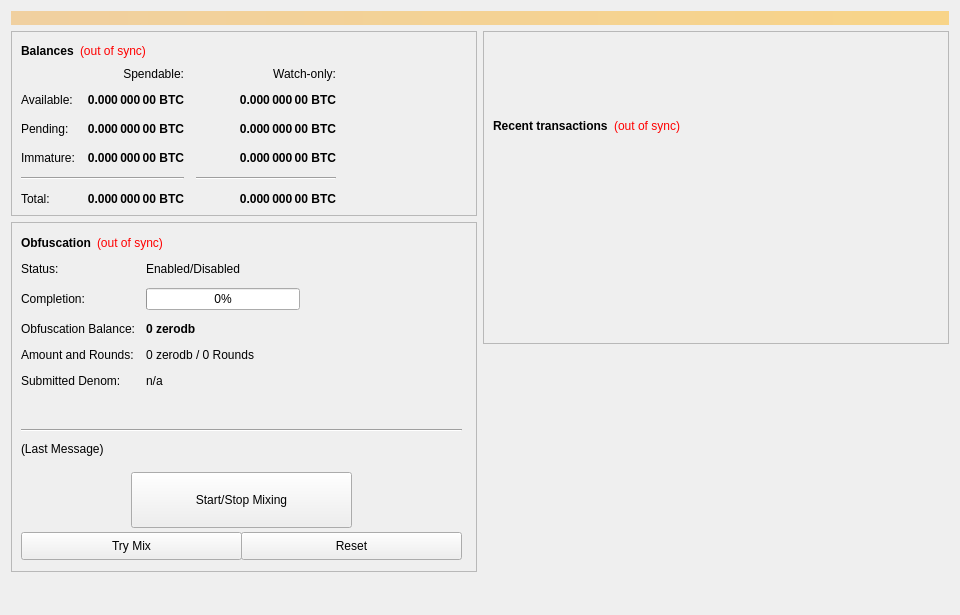
<?xml version="1.0" encoding="UTF-8"?>
<ui version="4.0">
 <class>OverviewPage</class>
 <widget class="QWidget" name="OverviewPage">
  <property name="geometry">
   <rect>
    <x>0</x>
    <y>0</y>
    <width>960</width>
    <height>615</height>
   </rect>
  </property>
  <property name="minimumSize">
   <size>
    <width>960</width>
    <height>0</height>
   </size>
  </property>
  <property name="windowTitle">
   <string>Form</string>
  </property>
  <layout class="QVBoxLayout" name="topLayout">
   <item>
    <widget class="QLabel" name="labelAlerts">
     <property name="visible">
      <bool>false</bool>
     </property>
     <property name="styleSheet">
      <string notr="true">background-color: qlineargradient(x1: 0, y1: 0, x2: 1, y2: 0, stop:0 #F0D0A0, stop:1 #F8D488); color:#000000;</string>
     </property>
     <property name="wordWrap">
      <bool>true</bool>
     </property>
     <property name="margin">
      <number>3</number>
     </property>
    </widget>
   </item>
   <item>
    <layout class="QHBoxLayout" name="horizontalLayout" stretch="1,1">
     <item>
      <layout class="QVBoxLayout" name="verticalLayout_2">
       <item>
        <widget class="QFrame" name="frame">
         <property name="frameShape">
          <enum>QFrame::StyledPanel</enum>
         </property>
         <property name="frameShadow">
          <enum>QFrame::Raised</enum>
         </property>
         <layout class="QVBoxLayout" name="verticalLayout_4">
          <item>
           <layout class="QHBoxLayout" name="horizontalLayout_4">
            <item>
             <widget class="QLabel" name="label_5">
              <property name="font">
               <font>
                <weight>75</weight>
                <bold>true</bold>
               </font>
              </property>
              <property name="text">
               <string>Balances</string>
              </property>
             </widget>
            </item>
            <item>
             <widget class="QLabel" name="labelWalletStatus">
              <property name="cursor">
               <cursorShape>WhatsThisCursor</cursorShape>
              </property>
              <property name="toolTip">
               <string>The displayed information may be out of date. Your wallet automatically synchronizes with the zerodb network after a connection is established, but this process has not completed yet.</string>
              </property>
              <property name="styleSheet">
               <string notr="true">QLabel { color: red; }</string>
              </property>
              <property name="text">
               <string notr="true">(out of sync)</string>
              </property>
              <property name="alignment">
               <set>Qt::AlignLeading|Qt::AlignLeft|Qt::AlignVCenter</set>
              </property>
             </widget>
            </item>
            <item>
             <spacer name="horizontalSpacer_3">
              <property name="orientation">
               <enum>Qt::Horizontal</enum>
              </property>
              <property name="sizeHint" stdset="0">
               <size>
                <width>40</width>
                <height>20</height>
               </size>
              </property>
             </spacer>
            </item>
           </layout>
          </item>
          <item>
           <layout class="QGridLayout" name="gridLayout">
            <property name="spacing">
             <number>12</number>
            </property>
            <item row="2" column="2">
             <widget class="QLabel" name="labelWatchPending">
              <property name="font">
               <font>
                <weight>75</weight>
                <bold>true</bold>
               </font>
              </property>
              <property name="cursor">
               <cursorShape>IBeamCursor</cursorShape>
              </property>
              <property name="toolTip">
               <string>Unconfirmed transactions to watch-only addresses</string>
              </property>
              <property name="text">
               <string notr="true">0.000 000 00 BTC</string>
              </property>
              <property name="alignment">
               <set>Qt::AlignRight|Qt::AlignTrailing|Qt::AlignVCenter</set>
              </property>
              <property name="textInteractionFlags">
               <set>Qt::LinksAccessibleByMouse|Qt::TextSelectableByKeyboard|Qt::TextSelectableByMouse</set>
              </property>
             </widget>
            </item>
            <item row="2" column="1">
             <widget class="QLabel" name="labelUnconfirmed">
              <property name="font">
               <font>
                <weight>75</weight>
                <bold>true</bold>
               </font>
              </property>
              <property name="cursor">
               <cursorShape>IBeamCursor</cursorShape>
              </property>
              <property name="toolTip">
               <string>Total of transactions that have yet to be confirmed, and do not yet count toward the spendable balance</string>
              </property>
              <property name="text">
               <string notr="true">0.000 000 00 BTC</string>
              </property>
              <property name="alignment">
               <set>Qt::AlignRight|Qt::AlignTrailing|Qt::AlignVCenter</set>
              </property>
              <property name="textInteractionFlags">
               <set>Qt::LinksAccessibleByMouse|Qt::TextSelectableByKeyboard|Qt::TextSelectableByMouse</set>
              </property>
             </widget>
            </item>
            <item row="3" column="2">
             <widget class="QLabel" name="labelWatchImmature">
              <property name="font">
               <font>
                <weight>75</weight>
                <bold>true</bold>
               </font>
              </property>
              <property name="cursor">
               <cursorShape>IBeamCursor</cursorShape>
              </property>
              <property name="toolTip">
               <string>Staked or masternode rewards in watch-only addresses that has not yet matured</string>
              </property>
              <property name="text">
               <string notr="true">0.000 000 00 BTC</string>
              </property>
              <property name="alignment">
               <set>Qt::AlignRight|Qt::AlignTrailing|Qt::AlignVCenter</set>
              </property>
              <property name="textInteractionFlags">
               <set>Qt::LinksAccessibleByMouse|Qt::TextSelectableByKeyboard|Qt::TextSelectableByMouse</set>
              </property>
             </widget>
            </item>
            <item row="4" column="0" colspan="2">
             <widget class="Line" name="lineSpendableBalance">
              <property name="orientation">
               <enum>Qt::Horizontal</enum>
              </property>
             </widget>
            </item>
            <item row="4" column="2">
             <widget class="Line" name="lineWatchBalance">
              <property name="sizePolicy">
               <sizepolicy hsizetype="Preferred" vsizetype="Fixed">
                <horstretch>0</horstretch>
                <verstretch>0</verstretch>
               </sizepolicy>
              </property>
              <property name="minimumSize">
               <size>
                <width>140</width>
                <height>0</height>
               </size>
              </property>
              <property name="orientation">
               <enum>Qt::Horizontal</enum>
              </property>
             </widget>
            </item>
            <item row="5" column="0">
             <widget class="QLabel" name="labelTotalText">
              <property name="text">
               <string>Total:</string>
              </property>
             </widget>
            </item>
            <item row="3" column="1">
             <widget class="QLabel" name="labelImmature">
              <property name="font">
               <font>
                <weight>75</weight>
                <bold>true</bold>
               </font>
              </property>
              <property name="cursor">
               <cursorShape>IBeamCursor</cursorShape>
              </property>
              <property name="toolTip">
               <string>Staked or masternode rewards that has not yet matured</string>
              </property>
              <property name="text">
               <string notr="true">0.000 000 00 BTC</string>
              </property>
              <property name="alignment">
               <set>Qt::AlignRight|Qt::AlignTrailing|Qt::AlignVCenter</set>
              </property>
              <property name="textInteractionFlags">
               <set>Qt::LinksAccessibleByMouse|Qt::TextSelectableByKeyboard|Qt::TextSelectableByMouse</set>
              </property>
             </widget>
            </item>
            <item row="2" column="3">
             <spacer name="horizontalSpacer_2">
              <property name="orientation">
               <enum>Qt::Horizontal</enum>
              </property>
              <property name="sizeHint" stdset="0">
               <size>
                <width>40</width>
                <height>20</height>
               </size>
              </property>
             </spacer>
            </item>
            <item row="3" column="0">
             <widget class="QLabel" name="labelImmatureText">
              <property name="text">
               <string>Immature:</string>
              </property>
             </widget>
            </item>
            <item row="5" column="1">
             <widget class="QLabel" name="labelTotal">
              <property name="font">
               <font>
                <weight>75</weight>
                <bold>true</bold>
               </font>
              </property>
              <property name="cursor">
               <cursorShape>IBeamCursor</cursorShape>
              </property>
              <property name="toolTip">
               <string>Your current total balance</string>
              </property>
              <property name="text">
               <string notr="true">0.000 000 00 BTC</string>
              </property>
              <property name="alignment">
               <set>Qt::AlignRight|Qt::AlignTrailing|Qt::AlignVCenter</set>
              </property>
              <property name="textInteractionFlags">
               <set>Qt::LinksAccessibleByMouse|Qt::TextSelectableByKeyboard|Qt::TextSelectableByMouse</set>
              </property>
             </widget>
            </item>
            <item row="5" column="2">
             <widget class="QLabel" name="labelWatchTotal">
              <property name="font">
               <font>
                <weight>75</weight>
                <bold>true</bold>
               </font>
              </property>
              <property name="cursor">
               <cursorShape>IBeamCursor</cursorShape>
              </property>
              <property name="toolTip">
               <string>Current total balance in watch-only addresses</string>
              </property>
              <property name="text">
               <string notr="true">0.000 000 00 BTC</string>
              </property>
              <property name="alignment">
               <set>Qt::AlignRight|Qt::AlignTrailing|Qt::AlignVCenter</set>
              </property>
              <property name="textInteractionFlags">
               <set>Qt::LinksAccessibleByMouse|Qt::TextSelectableByKeyboard|Qt::TextSelectableByMouse</set>
              </property>
             </widget>
            </item>
            <item row="0" column="2">
             <widget class="QLabel" name="labelWatchonly">
              <property name="text">
               <string>Watch-only:</string>
              </property>
              <property name="alignment">
               <set>Qt::AlignRight|Qt::AlignTrailing|Qt::AlignVCenter</set>
              </property>
             </widget>
            </item>
            <item row="1" column="0">
             <widget class="QLabel" name="labelBalanceText">
              <property name="text">
               <string>Available:</string>
              </property>
             </widget>
            </item>
            <item row="1" column="1">
             <widget class="QLabel" name="labelBalance">
              <property name="font">
               <font>
                <weight>75</weight>
                <bold>true</bold>
               </font>
              </property>
              <property name="cursor">
               <cursorShape>IBeamCursor</cursorShape>
              </property>
              <property name="toolTip">
               <string>Your current spendable balance</string>
              </property>
              <property name="text">
               <string notr="true">0.000 000 00 BTC</string>
              </property>
              <property name="alignment">
               <set>Qt::AlignRight|Qt::AlignTrailing|Qt::AlignVCenter</set>
              </property>
              <property name="textInteractionFlags">
               <set>Qt::LinksAccessibleByMouse|Qt::TextSelectableByKeyboard|Qt::TextSelectableByMouse</set>
              </property>
             </widget>
            </item>
            <item row="1" column="2">
             <widget class="QLabel" name="labelWatchAvailable">
              <property name="font">
               <font>
                <weight>75</weight>
                <bold>true</bold>
               </font>
              </property>
              <property name="cursor">
               <cursorShape>IBeamCursor</cursorShape>
              </property>
              <property name="toolTip">
               <string>Your current balance in watch-only addresses</string>
              </property>
              <property name="text">
               <string notr="true">0.000 000 00 BTC</string>
              </property>
              <property name="alignment">
               <set>Qt::AlignRight|Qt::AlignTrailing|Qt::AlignVCenter</set>
              </property>
              <property name="textInteractionFlags">
               <set>Qt::LinksAccessibleByMouse|Qt::TextSelectableByKeyboard|Qt::TextSelectableByMouse</set>
              </property>
             </widget>
            </item>
            <item row="2" column="0">
             <widget class="QLabel" name="labelPendingText">
              <property name="text">
               <string>Pending:</string>
              </property>
             </widget>
            </item>
            <item row="0" column="1">
             <widget class="QLabel" name="labelSpendable">
              <property name="text">
               <string>Spendable:</string>
              </property>
              <property name="alignment">
               <set>Qt::AlignRight|Qt::AlignTrailing|Qt::AlignVCenter</set>
              </property>
             </widget>
            </item>
           </layout>
          </item>
         </layout>
        </widget>
       </item>
       <item>
        <widget class="QFrame" name="frameObfuscation">
         <property name="minimumSize">
          <size>
           <width>0</width>
           <height>350</height>
          </size>
         </property>
         <property name="layoutDirection">
          <enum>Qt::LeftToRight</enum>
         </property>
         <property name="frameShape">
          <enum>QFrame::StyledPanel</enum>
         </property>
         <property name="frameShadow">
          <enum>QFrame::Raised</enum>
         </property>
         <widget class="QWidget" name="formLayoutWidget">
          <property name="geometry">
           <rect>
            <x>10</x>
            <y>40</y>
            <width>451</width>
            <height>161</height>
           </rect>
          </property>
          <layout class="QFormLayout" name="formLayout">
           <property name="fieldGrowthPolicy">
            <enum>QFormLayout::AllNonFixedFieldsGrow</enum>
           </property>
           <property name="horizontalSpacing">
            <number>11</number>
           </property>
           <property name="verticalSpacing">
            <number>12</number>
           </property>
           <item row="0" column="0">
            <widget class="QLabel" name="label_6">
             <property name="text">
              <string>Status:</string>
             </property>
            </widget>
           </item>
           <item row="1" column="0">
            <widget class="QLabel" name="label_7">
             <property name="text">
              <string>Completion:</string>
             </property>
            </widget>
           </item>
           <item row="1" column="1">
            <widget class="QProgressBar" name="obfuscationProgress">
             <property name="maximumSize">
              <size>
               <width>154</width>
               <height>16777215</height>
              </size>
             </property>
             <property name="value">
              <number>0</number>
             </property>
            </widget>
           </item>
           <item row="2" column="0">
            <widget class="QLabel" name="labelAnonymizedText">
             <property name="text">
              <string>Obfuscation Balance:</string>
             </property>
            </widget>
           </item>
           <item row="2" column="1">
            <widget class="QLabel" name="labelAnonymized">
             <property name="font">
              <font>
               <weight>75</weight>
               <bold>true</bold>
              </font>
             </property>
             <property name="text">
              <string notr="true">0 zerodb</string>
             </property>
            </widget>
           </item>
           <item row="3" column="0">
            <widget class="QLabel" name="label_8">
             <property name="text">
              <string>Amount and Rounds:</string>
             </property>
            </widget>
           </item>
           <item row="3" column="1">
            <widget class="QLabel" name="labelAmountRounds">
             <property name="text">
              <string>0 zerodb / 0 Rounds</string>
             </property>
            </widget>
           </item>
           <item row="4" column="0">
            <widget class="QLabel" name="label_9">
             <property name="text">
              <string>Submitted Denom:</string>
             </property>
            </widget>
           </item>
           <item row="4" column="1">
            <widget class="QLabel" name="labelSubmittedDenom">
             <property name="toolTip">
              <string>The denominations you submitted to the Masternode.&lt;br&gt;To mix, other users must submit the exact same denominations.</string>
             </property>
             <property name="text">
              <string>n/a</string>
             </property>
            </widget>
           </item>
           <item row="0" column="1">
            <widget class="QLabel" name="obfuscationEnabled">
             <property name="text">
              <string>Enabled/Disabled</string>
             </property>
            </widget>
           </item>
          </layout>
         </widget>
         <widget class="QPushButton" name="runAutoDenom">
          <property name="geometry">
           <rect>
            <x>251</x>
            <y>17</y>
            <width>1</width>
            <height>1</height>
           </rect>
          </property>
          <property name="palette">
           <palette>
            <active>
             <colorrole role="WindowText">
              <brush brushstyle="SolidPattern">
               <color alpha="255">
                <red>0</red>
                <green>0</green>
                <blue>0</blue>
               </color>
              </brush>
             </colorrole>
             <colorrole role="Button">
              <brush brushstyle="SolidPattern">
               <color alpha="255">
                <red>239</red>
                <green>238</green>
                <blue>238</blue>
               </color>
              </brush>
             </colorrole>
             <colorrole role="Light">
              <brush brushstyle="SolidPattern">
               <color alpha="255">
                <red>255</red>
                <green>255</green>
                <blue>255</blue>
               </color>
              </brush>
             </colorrole>
             <colorrole role="Midlight">
              <brush brushstyle="SolidPattern">
               <color alpha="255">
                <red>247</red>
                <green>246</green>
                <blue>246</blue>
               </color>
              </brush>
             </colorrole>
             <colorrole role="Dark">
              <brush brushstyle="SolidPattern">
               <color alpha="255">
                <red>119</red>
                <green>119</green>
                <blue>119</blue>
               </color>
              </brush>
             </colorrole>
             <colorrole role="Mid">
              <brush brushstyle="SolidPattern">
               <color alpha="255">
                <red>159</red>
                <green>159</green>
                <blue>159</blue>
               </color>
              </brush>
             </colorrole>
             <colorrole role="Text">
              <brush brushstyle="SolidPattern">
               <color alpha="255">
                <red>0</red>
                <green>0</green>
                <blue>0</blue>
               </color>
              </brush>
             </colorrole>
             <colorrole role="BrightText">
              <brush brushstyle="SolidPattern">
               <color alpha="255">
                <red>255</red>
                <green>255</green>
                <blue>255</blue>
               </color>
              </brush>
             </colorrole>
             <colorrole role="ButtonText">
              <brush brushstyle="SolidPattern">
               <color alpha="255">
                <red>0</red>
                <green>0</green>
                <blue>0</blue>
               </color>
              </brush>
             </colorrole>
             <colorrole role="Base">
              <brush brushstyle="SolidPattern">
               <color alpha="255">
                <red>255</red>
                <green>255</green>
                <blue>255</blue>
               </color>
              </brush>
             </colorrole>
             <colorrole role="Window">
              <brush brushstyle="SolidPattern">
               <color alpha="255">
                <red>239</red>
                <green>238</green>
                <blue>238</blue>
               </color>
              </brush>
             </colorrole>
             <colorrole role="Shadow">
              <brush brushstyle="SolidPattern">
               <color alpha="255">
                <red>0</red>
                <green>0</green>
                <blue>0</blue>
               </color>
              </brush>
             </colorrole>
             <colorrole role="AlternateBase">
              <brush brushstyle="SolidPattern">
               <color alpha="255">
                <red>247</red>
                <green>246</green>
                <blue>246</blue>
               </color>
              </brush>
             </colorrole>
             <colorrole role="ToolTipBase">
              <brush brushstyle="SolidPattern">
               <color alpha="255">
                <red>255</red>
                <green>255</green>
                <blue>220</blue>
               </color>
              </brush>
             </colorrole>
             <colorrole role="ToolTipText">
              <brush brushstyle="SolidPattern">
               <color alpha="255">
                <red>0</red>
                <green>0</green>
                <blue>0</blue>
               </color>
              </brush>
             </colorrole>
            </active>
            <inactive>
             <colorrole role="WindowText">
              <brush brushstyle="SolidPattern">
               <color alpha="255">
                <red>0</red>
                <green>0</green>
                <blue>0</blue>
               </color>
              </brush>
             </colorrole>
             <colorrole role="Button">
              <brush brushstyle="SolidPattern">
               <color alpha="255">
                <red>239</red>
                <green>238</green>
                <blue>238</blue>
               </color>
              </brush>
             </colorrole>
             <colorrole role="Light">
              <brush brushstyle="SolidPattern">
               <color alpha="255">
                <red>255</red>
                <green>255</green>
                <blue>255</blue>
               </color>
              </brush>
             </colorrole>
             <colorrole role="Midlight">
              <brush brushstyle="SolidPattern">
               <color alpha="255">
                <red>247</red>
                <green>246</green>
                <blue>246</blue>
               </color>
              </brush>
             </colorrole>
             <colorrole role="Dark">
              <brush brushstyle="SolidPattern">
               <color alpha="255">
                <red>119</red>
                <green>119</green>
                <blue>119</blue>
               </color>
              </brush>
             </colorrole>
             <colorrole role="Mid">
              <brush brushstyle="SolidPattern">
               <color alpha="255">
                <red>159</red>
                <green>159</green>
                <blue>159</blue>
               </color>
              </brush>
             </colorrole>
             <colorrole role="Text">
              <brush brushstyle="SolidPattern">
               <color alpha="255">
                <red>0</red>
                <green>0</green>
                <blue>0</blue>
               </color>
              </brush>
             </colorrole>
             <colorrole role="BrightText">
              <brush brushstyle="SolidPattern">
               <color alpha="255">
                <red>255</red>
                <green>255</green>
                <blue>255</blue>
               </color>
              </brush>
             </colorrole>
             <colorrole role="ButtonText">
              <brush brushstyle="SolidPattern">
               <color alpha="255">
                <red>0</red>
                <green>0</green>
                <blue>0</blue>
               </color>
              </brush>
             </colorrole>
             <colorrole role="Base">
              <brush brushstyle="SolidPattern">
               <color alpha="255">
                <red>255</red>
                <green>255</green>
                <blue>255</blue>
               </color>
              </brush>
             </colorrole>
             <colorrole role="Window">
              <brush brushstyle="SolidPattern">
               <color alpha="255">
                <red>239</red>
                <green>238</green>
                <blue>238</blue>
               </color>
              </brush>
             </colorrole>
             <colorrole role="Shadow">
              <brush brushstyle="SolidPattern">
               <color alpha="255">
                <red>0</red>
                <green>0</green>
                <blue>0</blue>
               </color>
              </brush>
             </colorrole>
             <colorrole role="AlternateBase">
              <brush brushstyle="SolidPattern">
               <color alpha="255">
                <red>247</red>
                <green>246</green>
                <blue>246</blue>
               </color>
              </brush>
             </colorrole>
             <colorrole role="ToolTipBase">
              <brush brushstyle="SolidPattern">
               <color alpha="255">
                <red>255</red>
                <green>255</green>
                <blue>220</blue>
               </color>
              </brush>
             </colorrole>
             <colorrole role="ToolTipText">
              <brush brushstyle="SolidPattern">
               <color alpha="255">
                <red>0</red>
                <green>0</green>
                <blue>0</blue>
               </color>
              </brush>
             </colorrole>
            </inactive>
            <disabled>
             <colorrole role="WindowText">
              <brush brushstyle="SolidPattern">
               <color alpha="255">
                <red>119</red>
                <green>119</green>
                <blue>119</blue>
               </color>
              </brush>
             </colorrole>
             <colorrole role="Button">
              <brush brushstyle="SolidPattern">
               <color alpha="255">
                <red>239</red>
                <green>238</green>
                <blue>238</blue>
               </color>
              </brush>
             </colorrole>
             <colorrole role="Light">
              <brush brushstyle="SolidPattern">
               <color alpha="255">
                <red>255</red>
                <green>255</green>
                <blue>255</blue>
               </color>
              </brush>
             </colorrole>
             <colorrole role="Midlight">
              <brush brushstyle="SolidPattern">
               <color alpha="255">
                <red>247</red>
                <green>246</green>
                <blue>246</blue>
               </color>
              </brush>
             </colorrole>
             <colorrole role="Dark">
              <brush brushstyle="SolidPattern">
               <color alpha="255">
                <red>119</red>
                <green>119</green>
                <blue>119</blue>
               </color>
              </brush>
             </colorrole>
             <colorrole role="Mid">
              <brush brushstyle="SolidPattern">
               <color alpha="255">
                <red>159</red>
                <green>159</green>
                <blue>159</blue>
               </color>
              </brush>
             </colorrole>
             <colorrole role="Text">
              <brush brushstyle="SolidPattern">
               <color alpha="255">
                <red>119</red>
                <green>119</green>
                <blue>119</blue>
               </color>
              </brush>
             </colorrole>
             <colorrole role="BrightText">
              <brush brushstyle="SolidPattern">
               <color alpha="255">
                <red>255</red>
                <green>255</green>
                <blue>255</blue>
               </color>
              </brush>
             </colorrole>
             <colorrole role="ButtonText">
              <brush brushstyle="SolidPattern">
               <color alpha="255">
                <red>119</red>
                <green>119</green>
                <blue>119</blue>
               </color>
              </brush>
             </colorrole>
             <colorrole role="Base">
              <brush brushstyle="SolidPattern">
               <color alpha="255">
                <red>239</red>
                <green>238</green>
                <blue>238</blue>
               </color>
              </brush>
             </colorrole>
             <colorrole role="Window">
              <brush brushstyle="SolidPattern">
               <color alpha="255">
                <red>239</red>
                <green>238</green>
                <blue>238</blue>
               </color>
              </brush>
             </colorrole>
             <colorrole role="Shadow">
              <brush brushstyle="SolidPattern">
               <color alpha="255">
                <red>0</red>
                <green>0</green>
                <blue>0</blue>
               </color>
              </brush>
             </colorrole>
             <colorrole role="AlternateBase">
              <brush brushstyle="SolidPattern">
               <color alpha="255">
                <red>239</red>
                <green>238</green>
                <blue>238</blue>
               </color>
              </brush>
             </colorrole>
             <colorrole role="ToolTipBase">
              <brush brushstyle="SolidPattern">
               <color alpha="255">
                <red>255</red>
                <green>255</green>
                <blue>220</blue>
               </color>
              </brush>
             </colorrole>
             <colorrole role="ToolTipText">
              <brush brushstyle="SolidPattern">
               <color alpha="255">
                <red>0</red>
                <green>0</green>
                <blue>0</blue>
               </color>
              </brush>
             </colorrole>
            </disabled>
           </palette>
          </property>
          <property name="focusPolicy">
           <enum>Qt::NoFocus</enum>
          </property>
          <property name="autoFillBackground">
           <bool>true</bool>
          </property>
          <property name="text">
           <string/>
          </property>
          <property name="flat">
           <bool>true</bool>
          </property>
         </widget>
         <widget class="QPushButton" name="toggleObfuscation">
          <property name="geometry">
           <rect>
            <x>120</x>
            <y>250</y>
            <width>221</width>
            <height>56</height>
           </rect>
          </property>
          <property name="sizePolicy">
           <sizepolicy hsizetype="MinimumExpanding" vsizetype="Fixed">
            <horstretch>0</horstretch>
            <verstretch>0</verstretch>
           </sizepolicy>
          </property>
          <property name="text">
           <string>Start/Stop Mixing</string>
          </property>
         </widget>
         <widget class="Line" name="lineLastMessage">
          <property name="geometry">
           <rect>
            <x>10</x>
            <y>200</y>
            <width>441</width>
            <height>16</height>
           </rect>
          </property>
          <property name="orientation">
           <enum>Qt::Horizontal</enum>
          </property>
         </widget>
         <widget class="QLabel" name="obfuscationStatus">
          <property name="geometry">
           <rect>
            <x>10</x>
            <y>220</y>
            <width>451</width>
            <height>61</height>
           </rect>
          </property>
          <property name="minimumSize">
           <size>
            <width>288</width>
            <height>43</height>
           </size>
          </property>
          <property name="text">
           <string>(Last Message)</string>
          </property>
          <property name="alignment">
           <set>Qt::AlignLeading|Qt::AlignLeft|Qt::AlignTop</set>
          </property>
          <property name="wordWrap">
           <bool>true</bool>
          </property>
         </widget>
         <widget class="QPushButton" name="obfuscationAuto">
          <property name="geometry">
           <rect>
            <x>10</x>
            <y>310</y>
            <width>221</width>
            <height>28</height>
           </rect>
          </property>
          <property name="sizePolicy">
           <sizepolicy hsizetype="MinimumExpanding" vsizetype="Fixed">
            <horstretch>0</horstretch>
            <verstretch>0</verstretch>
           </sizepolicy>
          </property>
          <property name="toolTip">
           <string>Try to manually submit a Obfuscation request.</string>
          </property>
          <property name="text">
           <string>Try Mix</string>
          </property>
         </widget>
         <widget class="QPushButton" name="obfuscationReset">
          <property name="geometry">
           <rect>
            <x>230</x>
            <y>310</y>
            <width>221</width>
            <height>28</height>
           </rect>
          </property>
          <property name="sizePolicy">
           <sizepolicy hsizetype="MinimumExpanding" vsizetype="Fixed">
            <horstretch>0</horstretch>
            <verstretch>0</verstretch>
           </sizepolicy>
          </property>
          <property name="toolTip">
           <string>Reset the current status of Obfuscation (can interrupt Obfuscation if it's in the process of Mixing, which can cost you money!)</string>
          </property>
          <property name="autoFillBackground">
           <bool>false</bool>
          </property>
          <property name="text">
           <string>Reset</string>
          </property>
         </widget>
         <widget class="QWidget" name="layoutWidget">
          <property name="geometry">
           <rect>
            <x>10</x>
            <y>10</y>
            <width>431</width>
            <height>22</height>
           </rect>
          </property>
          <layout class="QHBoxLayout" name="horizontalLayout_5">
           <item>
            <widget class="QLabel" name="label_2">
             <property name="font">
              <font>
               <weight>75</weight>
               <bold>true</bold>
              </font>
             </property>
             <property name="text">
              <string>Obfuscation</string>
             </property>
            </widget>
           </item>
           <item>
            <widget class="QLabel" name="labelObfuscationSyncStatus">
             <property name="toolTip">
              <string>The displayed information may be out of date. Your wallet automatically synchronizes with the zerodb network after a connection is established, but this process has not completed yet.</string>
             </property>
             <property name="styleSheet">
              <string notr="true">QLabel { color: red; }</string>
             </property>
             <property name="text">
              <string notr="true">(out of sync)</string>
             </property>
             <property name="alignment">
              <set>Qt::AlignLeading|Qt::AlignLeft|Qt::AlignVCenter</set>
             </property>
            </widget>
           </item>
           <item>
            <spacer name="horizontalSpacer_4">
             <property name="orientation">
              <enum>Qt::Horizontal</enum>
             </property>
             <property name="sizeHint" stdset="0">
              <size>
               <width>40</width>
               <height>20</height>
              </size>
             </property>
            </spacer>
           </item>
          </layout>
         </widget>
        </widget>
       </item>
       <item>
        <spacer name="verticalSpacer">
         <property name="orientation">
          <enum>Qt::Vertical</enum>
         </property>
         <property name="sizeHint" stdset="0">
          <size>
           <width>20</width>
           <height>40</height>
          </size>
         </property>
        </spacer>
       </item>
      </layout>
     </item>
     <item>
      <layout class="QVBoxLayout" name="verticalLayout_3">
       <item>
        <widget class="QFrame" name="frame_2">
         <property name="frameShape">
          <enum>QFrame::StyledPanel</enum>
         </property>
         <property name="frameShadow">
          <enum>QFrame::Raised</enum>
         </property>
         <layout class="QVBoxLayout" name="verticalLayout">
          <item>
           <spacer name="verticalSpacer_3">
            <property name="orientation">
             <enum>Qt::Vertical</enum>
            </property>
            <property name="sizeType">
             <enum>QSizePolicy::Fixed</enum>
            </property>
            <property name="sizeHint" stdset="0">
             <size>
              <width>20</width>
              <height>75</height>
             </size>
            </property>
           </spacer>
          </item>
          <item>
           <layout class="QHBoxLayout" name="horizontalLayout_2">
            <item>
             <widget class="QLabel" name="label_4">
              <property name="font">
               <font>
                <weight>75</weight>
                <bold>true</bold>
               </font>
              </property>
              <property name="text">
               <string>Recent transactions</string>
              </property>
             </widget>
            </item>
            <item>
             <widget class="QLabel" name="labelTransactionsStatus">
              <property name="cursor">
               <cursorShape>WhatsThisCursor</cursorShape>
              </property>
              <property name="toolTip">
               <string>The displayed information may be out of date. Your wallet automatically synchronizes with the zerodb network after a connection is established, but this process has not completed yet.</string>
              </property>
              <property name="styleSheet">
               <string notr="true">QLabel { color: red; }</string>
              </property>
              <property name="text">
               <string notr="true">(out of sync)</string>
              </property>
              <property name="alignment">
               <set>Qt::AlignRight|Qt::AlignTrailing|Qt::AlignVCenter</set>
              </property>
             </widget>
            </item>
            <item>
             <spacer name="horizontalSpacer">
              <property name="orientation">
               <enum>Qt::Horizontal</enum>
              </property>
              <property name="sizeHint" stdset="0">
               <size>
                <width>40</width>
                <height>20</height>
               </size>
              </property>
             </spacer>
            </item>
           </layout>
          </item>
          <item>
           <widget class="QListView" name="listTransactions">
            <property name="styleSheet">
             <string notr="true">QListView { background: transparent; }</string>
            </property>
            <property name="frameShape">
             <enum>QFrame::NoFrame</enum>
            </property>
            <property name="verticalScrollBarPolicy">
             <enum>Qt::ScrollBarAlwaysOff</enum>
            </property>
            <property name="horizontalScrollBarPolicy">
             <enum>Qt::ScrollBarAlwaysOff</enum>
            </property>
            <property name="selectionMode">
             <enum>QAbstractItemView::NoSelection</enum>
            </property>
           </widget>
          </item>
         </layout>
        </widget>
       </item>
       <item>
        <spacer name="verticalSpacer_2">
         <property name="orientation">
          <enum>Qt::Vertical</enum>
         </property>
         <property name="sizeType">
          <enum>QSizePolicy::Expanding</enum>
         </property>
         <property name="sizeHint" stdset="0">
          <size>
           <width>20</width>
           <height>40</height>
          </size>
         </property>
        </spacer>
       </item>
      </layout>
     </item>
    </layout>
   </item>
  </layout>
 </widget>
 <resources/>
 <connections/>
</ui>
